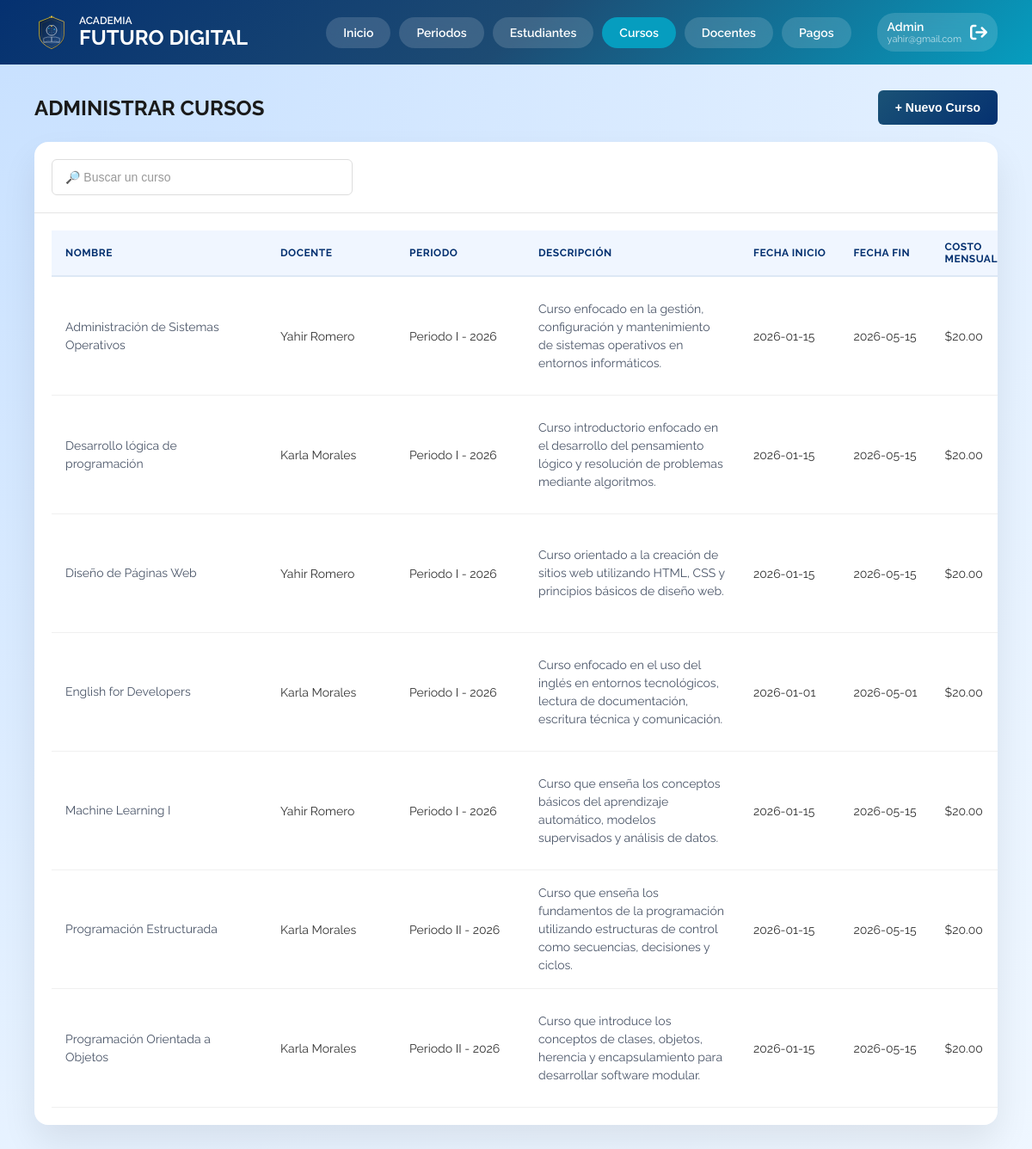
/admin-cursos.php (signed in), run on an earlier commit of the app's database.
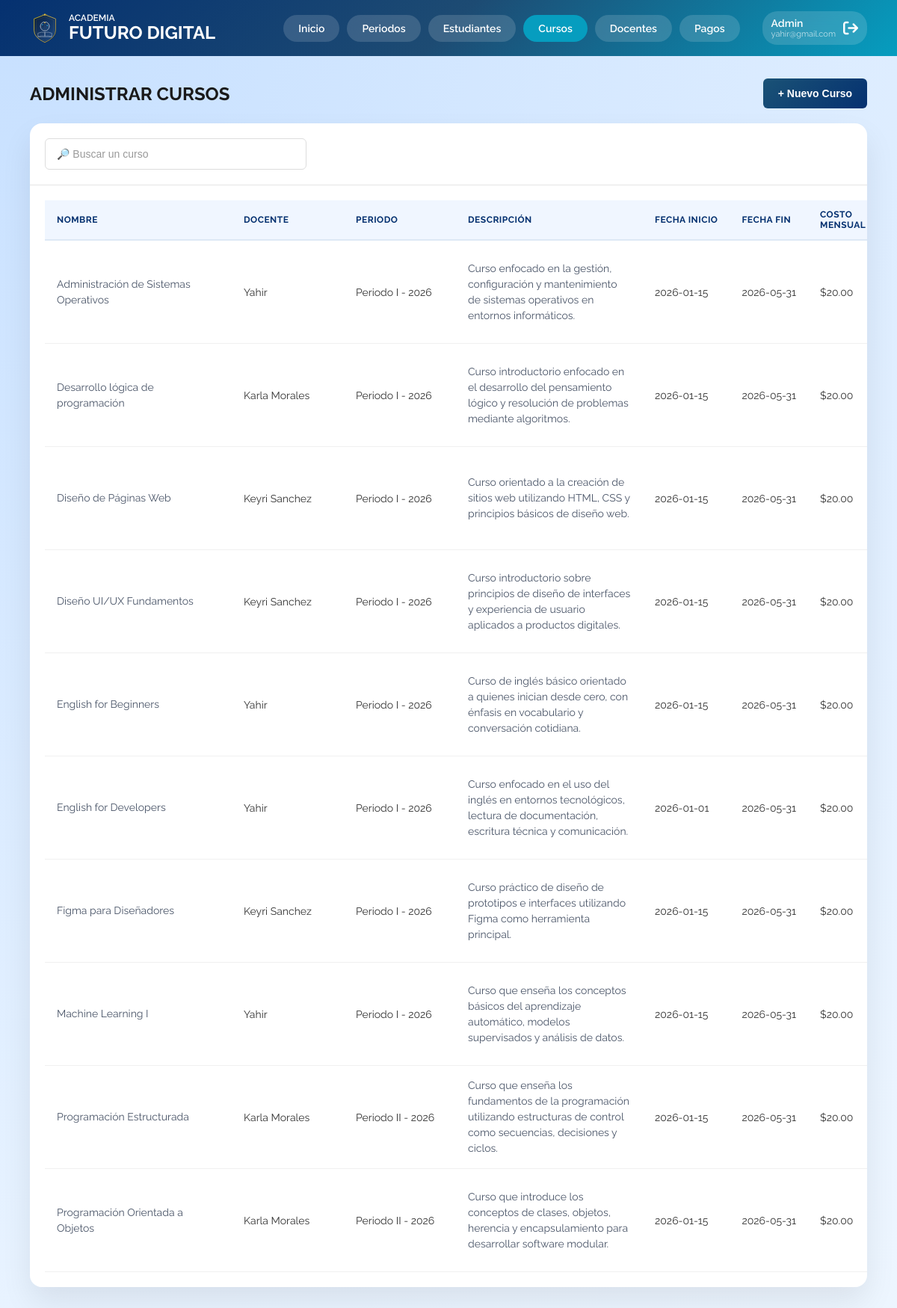
And on a later commit of the database.
### tables this page shows
CREATE TABLE `cursos` ( 
    `id` int NOT NULL PRIMARY KEY AUTO_INCREMENT, 
    `nombre` varchar(100) NOT NULL, 
    `descripcion` varchar(150) NOT NULL, 
    `costoMensual` decimal(8,2) NOT NULL, 
    `cupos` int NOT NULL, 
    `fechaInicio` date NOT NULL, 
    `fechaFin` date NOT NULL, 
    `estado` tinyint(1) DEFAULT '1', 
    `idDocente` int DEFAULT NULL,
    `idCategoria` INT DEFAULT NULL,
    `idPeriodo` int DEFAULT NULL,
    CONSTRAINT `fk_docente_curso` FOREIGN KEY (`idDocente`) REFERENCES `docentes` (`id`),
    CONSTRAINT `fk_curso_categoria` FOREIGN KEY (`idCategoria`) REFERENCES `categorias` (`id`) 
    ON UPDATE CASCADE 
    ON DELETE SET NULL,
    CONSTRAINT `fk_curso_periodo_insc` FOREIGN KEY (`idPeriodo`) REFERENCES `PeriodoInscripcion` (`id`)
);

CREATE TABLE `PeriodoInscripcion` (
    `id` int PRIMARY KEY NOT NULL AUTO_INCREMENT,
    `nombre` varchar(100) NOT NULL,
    `fechaInicio` date NOT NULL,
    `fechaFin` date NOT NULL,
    `fechaInicioCiclo` DATE NOT NULL,
    `fechaFinCiclo` DATE NOT NULL,
    `estado` tinyint(1) DEFAULT '0'
);

### admin-cursos.php (the view, shortened to what this page needs)
<?php
include("includes/conexion.php");
?>
<!DOCTYPE html>
<html lang="es">
<head>
    <link rel="stylesheet" href="https://cdnjs.cloudflare.com/ajax/libs/font-awesome/6.4.0/css/all.min.css">
    <link rel="stylesheet" href="css/stylesAdmin.css">
</head>
<body class="raleway-all">
    <header class="header">
        <div class="logo">
            <img src ="img/logo.svg" alt="Logo Academia Futuro Digital" class="logo">
            <div class="logo-text">
                <span class="logo-small">ACADEMIA</span>
                <span class="logo-big">FUTURO DIGITAL</span>
            </div>
        </div>
        <nav class="nav">
            <a href="./admin-inicio.php" class="btn-nav">Inicio</a>
            <a href="./admin-periodos.php" class="btn-nav">Periodos</a>
            <a href="./admin-estudiantes.php" class="btn-nav">Estudiantes</a>
            <a href="./admin-cursos.php" class="btn-nav active">Cursos</a>
            <a href="./admin-docentes.php" class="btn-nav">Docentes</a>
            <a href="./admin-pagos.php" class="btn-nav">Pagos</a>
            <a href="includes/logout.php" style="text-decoration:none;">
                <div class="user-profile">
                    <div class="user-info">
                        <span class="user-role">Admin</span>
                        <span class="user-email"><?php echo $_SESSION["usuario"]; ?></span>
                    </div>
                    <i class="fas fa-arrow-right-from-bracket logout-icon"></i>
                </div>
            </a>
        </nav>
    </header>
    <main class="main">
        <div class="page-header">
            <h1 class="titulo">ADMINISTRAR CURSOS</h1>
            <button class="btn-nuevo">+ Nuevo Curso</button>
        </div>
        <div class="card">
            <div class="toolbar">
                <input type="text" id="buscador-curso" placeholder="🔎 Buscar un curso" class="input-buscar">
            </div>
            <div class="tabla-placeholder">
                <?php include('mostrar-tabla-cursos.php'); ?>
            </div>
        </div>
    </main>
</body>
</html>

### mostrar-tabla-cursos.php (shortened to what this page needs)
<?php
include('includes/conexion.php');
$sql = "SELECT c.id,
               c.nombre,
               c.descripcion,
               c.fechaInicio,
               c.fechaFin,
               c.costoMensual,
               c.cupos,
               c.estado,
               c.idDocente,
               c.idPeriodo,
               c.idCategoria,
               ca.nombre AS categoria_nombre,
               pi.nombre AS periodo_nombre,
               CONCAT(u.nombre, ' ', u.apellido) AS docente_full,
               GROUP_CONCAT(p.idCursoPrevio) AS prerrequisitos
        FROM cursos c
        LEFT JOIN prerrequisitos p ON c.id = p.idCursoActual
        LEFT JOIN docentes d ON c.idDocente = d.id
        LEFT JOIN usuarios u ON d.usuario_id = u.id
        LEFT JOIN PeriodoInscripcion pi ON c.idPeriodo = pi.id
        LEFT JOIN categorias ca ON c.idCategoria = ca.id
        GROUP BY c.id
        ORDER BY c.estado DESC, c.nombre ASC";
$resultado = mysqli_query($conexion, $sql);
if (mysqli_num_rows($resultado) > 0 ){
?>
    <table class="data-table mobile-cards">
        <thead>
            <tr>
                <th>Nombre</th>
                <th class ="col-docente">Docente</th>
                <th>Periodo</th>
                <th>Descripción</th>
                <th class= "col-fecha">Fecha Inicio</th>
                <th class= "col-fecha">Fecha Fin</th>
                <th>Costo Mensual</th>
            </tr>
        </thead>
        <tbody>
            <?php while($fila = mysqli_fetch_assoc($resultado)){ ?>
            <tr data-id="<?php echo $fila['id']; ?>">
                <td data-label="Nombre" class="col-nombre"><?php echo htmlspecialchars($fila['nombre']); ?></td>
                <td data-label="Docente" class= "col-docente"><?php echo htmlspecialchars($fila['docente_full'] ?? 'Sin asignar'); ?></td>
                <td data-label="Periodo" class="col-periodo"><?php echo htmlspecialchars($fila['periodo_nombre'] ?? 'Sin asignar'); ?></td>
                <td data-label="Descripción" class="col-descripcion"><?php echo htmlspecialchars($fila['descripcion']); ?></td>
                <td data-label="Fecha Inicio" class="col-fecha"><?php echo $fila['fechaInicio']; ?></td>
                <td data-label="Fecha Fin" class="col-fecha"><?php echo $fila['fechaFin']; ?></td>
                <td data-label="Costo Mensual">$<?php echo $fila['costoMensual']; ?></td>
            </tr>
            <?php } ?>
        </tbody>
    </table>
<?php
} else {
    echo '<div class="mensaje-vacio">No hay cursos registrados.</div>';
}
?>

What changed in the data, as far as the page shows it:
changed cursos "Administración de Sistemas Operativos": docente_full "Yahir Romero" → "Yahir"; fechaFin "2026-05-15" → "2026-05-31"
changed cursos "Desarrollo lógica de programación": fechaFin "2026-05-15" → "2026-05-31"
changed cursos "Diseño de Páginas Web": docente_full "Yahir Romero" → "Keyri Sanchez"; fechaFin "2026-05-15" → "2026-05-31"
added cursos: nombre "Diseño UI/UX Fundamentos", docente_full "Keyri Sanchez", idPeriodo.nombre "Periodo I - 2026", descripcion "Curso introductorio sobre principios de diseño de interfaces y experiencia de usuario aplicados a productos digitales.", fechaInicio "2026-01-15", fechaFin "2026-05-31", costoMensual "20.00"
added cursos: nombre "English for Beginners", docente_full "Yahir", idPeriodo.nombre "Periodo I - 2026", descripcion "Curso de inglés básico orientado a quienes inician desde cero, con énfasis en vocabulario y conversación cotidiana.", fechaInicio "2026-01-15", fechaFin "2026-05-31", costoMensual "20.00"
changed cursos "English for Developers": docente_full "Karla Morales" → "Yahir"; fechaFin "2026-05-01" → "2026-05-31"
added cursos: nombre "Figma para Diseñadores", docente_full "Keyri Sanchez", idPeriodo.nombre "Periodo I - 2026", descripcion "Curso práctico de diseño de prototipos e interfaces utilizando Figma como herramienta principal.", fechaInicio "2026-01-15", fechaFin "2026-05-31", costoMensual "20.00"
changed cursos "Machine Learning I": docente_full "Yahir Romero" → "Yahir"; fechaFin "2026-05-15" → "2026-05-31"
changed cursos "Programación Estructurada": fechaFin "2026-05-15" → "2026-05-31"
changed cursos "Programación Orientada a Objetos": fechaFin "2026-05-15" → "2026-05-31"
